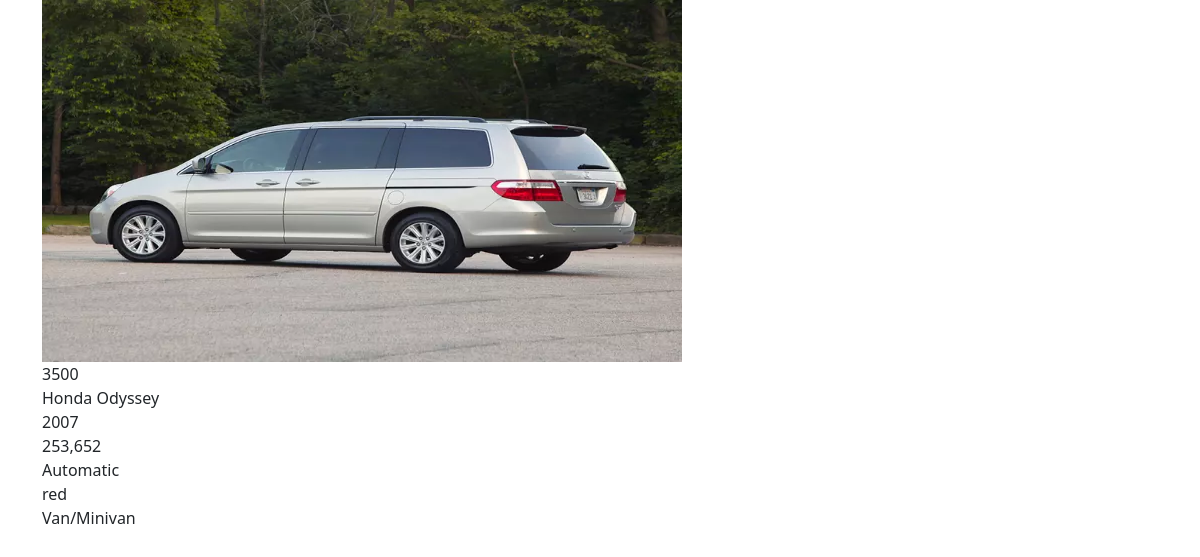
/car/1/, run on the app's committed database.
### car/models.py (models this page shows, shortened)
class Car(models.Model):
  class Fuel_Type(models.IntegerChoices):
    GASOLINE = 1
    DIESEL   = 2
    ELECTRIC = 3
    HYBRID   = 4
  class Transmition(models.IntegerChoices):
    AUTOMATIC = 1
    MANUAL    = 2
  make        = models.ForeignKey(Make, on_delete=models.CASCADE)
  model       = models.ForeignKey(Model, on_delete=models.CASCADE)
  year        = models.PositiveIntegerField(null=True, blank=True)
  color       = models.CharField(max_length=20, null=True, blank=True)
  body        = models.ForeignKey(Body, null=True, blank=True, on_delete=models.CASCADE, default=5)
  vin         = models.CharField(max_length=17, null=True, blank=True)
  price       = MoneyField(max_digits=6, decimal_places=0, default_currency='USD', null=True, blank=True)
  fuel        = models.PositiveIntegerField(choices=Fuel_Type.choices, default=1)
  millage     = models.PositiveIntegerField(null=True, blank=True)
  transmition = models.PositiveIntegerField(null=True, blank=True, choices=Transmition.choices, default=1)
  pictures    = models.ForeignKey(Picture, null=True, blank=True, on_delete=models.CASCADE)
  description = models.TextField(null=True, blank=True)

class Picture(models.Model):
  picture = models.ImageField(upload_to='images/')
  default = models.BooleanField()
  def __str__(self):
        return self.picture.url

class Make(models.Model):
  make = models.CharField(max_length=30, null=False, blank=False)
  class Meta:
      ordering = ['make']
  def __str__(self):
        return self.make

class Model(models.Model):
  make = models.ForeignKey(Make, on_delete=models.CASCADE)
  model = models.CharField(max_length=50, null=False, blank=False)
  class Meta:
      ordering = ['model']
  def __str__(self):
        return (self.model)

class Body(models.Model):
  class Meta:
      verbose_name        = 'Body'
      verbose_name_plural = 'Bodies'
      ordering = ['body']
  body  = models.CharField(max_length=50, null=False, blank=False)
  def __str__(self):
        return self.body

### car/views.py (the view)
# urls.py: path('car/<pk>/', CarDetailView.as_view(), name='car_detail'),
class CarDetailView(DetailView):
    model = Car
    def get_context_data(self, **kwargs):
        context = super().get_context_data(**kwargs)
        context['now'] = timezone.now()
        return context

### car/templates/car/car_detail.html (shortened to what this page needs)
{% load static %}
{% load humanize %}
<head>
<link href="https://cdn.jsdelivr.net/npm/bootstrap@5.2.0/dist/css/bootstrap.min.css" rel="stylesheet">
<link rel="stylesheet" href="{% static 'css/style.css' %}">
</head>
<div class="container">
<div class="row">
  <div class="col-md-3">
    <div class="autos-carousel-item slick-slide slick-active" style="width: 263px;" tabindex="-1" role="option"
                  aria-describedby="slick-slide01" data-slick-index="1" aria-hidden="false">
      <div class="slider-grid__inner slider-grid__inner_mod-b">
        <div class="card__img">
          <a href="#" tabindex="0">
            <img width="640" height="362"
              src="{{ car.pictures }}"
              class="img-responsive wp-post-image" alt="">
          </a>
          <span class="slider-grid__price_wrap"><span
              class="slider-grid__price"><span>{{ car.price }}</span></span></span>
        </div>
        <div class="tmpl-gray-footer">
          <span class="tmpl-slider-grid__name">{{ car.make }} {{ car.model }}</span>
          <ul class="tmpl-slider-grid__info list-unstyled">
            <li>{{ car.year }} </li>
            <li>{{ car.millage|intcomma }} </li>
            <li>{{ car.get_transmition_display }} </li>
            <li>{{ car.color }} </li>
            <li>{{ car.body }} </li>
          </ul>
        </div>
      </div>
    </div>
  </div>
</div>
</div>

### data on the page
Car: pictures (picture), price "3500", make "Honda", model "Odyssey", year "2007", millage "253,652", transmition "Automatic", color "red", body "Van/Minivan"
